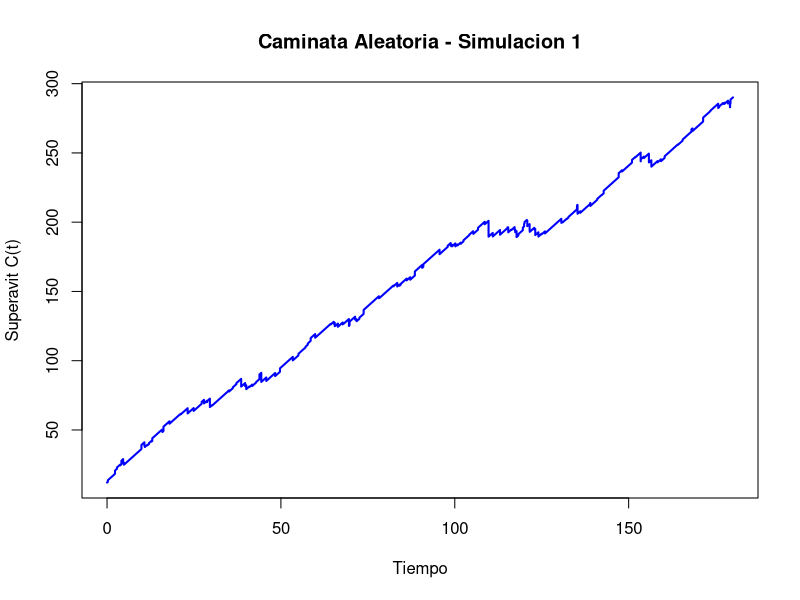
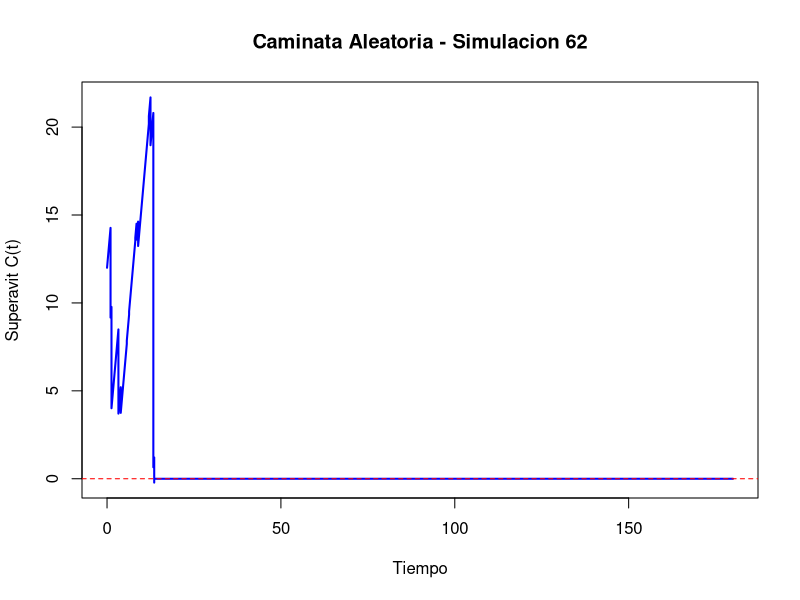

Write R code to recreate these figures, in order. (Note: a time limit stopped this script after it produced the figures.)
set.seed(89)  # para reproducibilidad

### MODELO ###

# PARTE IV: Sensibilidad al horizonte temporal
# 15 anios

## Parametros generales del modelo
u <- 12 # capital inicial
c <- 2.25 # tasa de ingreso de primas por unidad de tiempo
Tmax <- 180 # tiempo total a simular
nsim <- 10000 # Numero de simulaciones para Monte Carlo

## Parametros de frecuencia
# Parametros de la distribucion de arribos de siniestros (Exponencial)
lambda <- 0.6
# Parametros de la distribucion de arribos de inyecciones (Exponencial)
lambda_2 <- 0.3

## Parametros de tamano
# Parametros de la distribucion de tamanos de siniestros (Exponencial)
lambda_3 <- 0.5
# Parametros de la distribucion de tamanos de inyecciones (Gamma)
alpha <- 2
sigma <- 0.6

### Monte Carlo ###

## Condiciones iniciales
contador_ruinas <- 0 # Contador de ruinas
contador_no_ruinas <- 0 # Contador de no-ruinas
tiempos_ruina <- numeric() # Tiempos de ruinas
utilidades <- numeric(nsim) # Utilidades
graficado_ruina <- FALSE
graficado_no_ruina <- FALSE

## Simulaciones
for (i in 1:nsim) {
  
  ## Tiempos de arribo de los siniestros
  arribos_brutos_sin <- cumsum(rexp(n = Tmax * lambda * 2, rate = lambda))
  if (tail(arribos_brutos_sin, 1) < Tmax) {
    warning("No se generaron suficientes eventos para cubrir hasta Tmax. Aumentar n.")
  }
  arribos_sin <- arribos_brutos_sin[arribos_brutos_sin <= Tmax]
  n_sin <- length(arribos_sin)
  
  ## Tiempos de arribo de las inyecciones
  arribos_brutos_iny <- cumsum(rexp(n = Tmax * lambda_2 * 2, rate = lambda_2))
  if (tail(arribos_brutos_iny, 1) < Tmax) {
    warning("No se generaron suficientes eventos para cubrir hasta Tmax. Aumentar n.")
  }
  arribos_iny <- arribos_brutos_iny[arribos_brutos_iny <= Tmax]
  n_iny <- length(arribos_iny)
  
  ## Tamanos de los siniestros
  siniestros <- rexp(n_sin, rate = lambda_3)
  
  ## Tamanos de las inyecciones
  inyecciones <- rgamma(n_iny, shape = alpha, scale = sigma)
  
  ### PROCESO DE SUPERAVIT ###
  
  ## Malla temporal
  malla_temp <- seq(0, Tmax, by = 0.001)
  Ct <- numeric(length(malla_temp))
  sin_index <- 1
  acumulados_sin <- 0
  iny_index <- 1
  acumulados_iny <- 0
  ruina_ocurrida <- FALSE
  tiempo_ruina <- NA
  
  for (j in seq_along(malla_temp)) {
    t <- malla_temp[j]
    
    ## Suma siniestros que ya ocurrieron hasta t
    while (sin_index <= n_sin && arribos_sin[sin_index] <= t) {
      acumulados_sin <- acumulados_sin + siniestros[sin_index]
      sin_index <- sin_index + 1
    }
    
    ## Suma inyecciones que ya ocurrieron hasta t
    while (iny_index <= n_iny && arribos_iny[iny_index] <= t) {
      acumulados_iny <- acumulados_iny + inyecciones[iny_index]
      iny_index <- iny_index + 1
    }
    
    ## Calculamos el superavit
    Ct[j] <- u + c * t - acumulados_sin + acumulados_iny
    
    ## Verificamos si hubo ruina
    if (!ruina_ocurrida && Ct[j] < 0) {
      ruina_ocurrida <- TRUE
      tiempo_ruina <- t
      break  # podemos salir del bucle si ya hay ruina
    }
  }
  
  ## Calculamos las utilidades (si hubo)
  t_final <- if (ruina_ocurrida) tiempo_ruina else Tmax # Tiempo final efectivo
  prima_total <- c * t_final # Prima acumulada hasta ese momento
  utilidades[i] <- prima_total - acumulados_sin # Utilidad (no incluye inyecciones, solo primas - siniestros)
  
  ## Almacenamos los datos de ruina (si hubo) o no-ruina
  if (ruina_ocurrida) {
    contador_ruinas <- contador_ruinas + 1
    tiempos_ruina <- c(tiempos_ruina, tiempo_ruina)
  }
  if (!ruina_ocurrida) {
    contador_no_ruinas <- contador_no_ruinas + 1
  }
  
  ## Graficamos la primera no-ruina
  if (!ruina_ocurrida && !graficado_no_ruina) {
    plot(malla_temp, Ct, type = "l", lwd = 2, col = "blue",
         xlab = "Tiempo", ylab = "Superavit C(t)",
         main = paste0("Caminata Aleatoria - Simulacion ", i))
    abline(h = 0, col = "red", lty = 2)
    graficado_no_ruina <- TRUE
  }
  
  ## Graficamos la primera ruina
  if (ruina_ocurrida && !graficado_ruina) {
    plot(malla_temp, Ct, type = "l", lwd = 2, col = "blue",
         xlab = "Tiempo", ylab = "Superavit C(t)",
         main = paste0("Caminata Aleatoria - Simulacion ", i))
    abline(h = 0, col = "red", lty = 2)
    graficado_ruina <- TRUE
  }
}

### Resultados ###

## Calculamos los resultados de las simulaciones Monte Carlo
prob_ruina <- contador_ruinas / nsim
tiempo_prom_ruina <- ifelse(length(tiempos_ruina) > 0, mean(tiempos_ruina), NA)

## Calculamos el Intervalo de confianza
z <- 1.96  # valor z para 95%
se <- sqrt(prob_ruina * (1 - prob_ruina) / nsim)  # error estandar
ic_inf <- prob_ruina - z * se
ic_sup <- prob_ruina + z * se
# Nota: 90% z = 1.645, 95% z = 1.96, 99% z = 2.576

### Resumen ###

## Cuadro Resumen
cat("Probabilidad estimada de ruina:", round(prob_ruina, 4), "\n")
cat("Intervalo de confianza al 95%: [", round(ic_inf, 4), ",", round(ic_sup, 4), "]\n")
cat("Tiempo promedio hasta la ruina (condicionado):", round(tiempo_prom_ruina, 4), "\n")
cat("Utilidad promedio:", round(mean(utilidades), 4), "\n")

## Graficas Resumen
if (length(tiempos_ruina) > 0) {
  hist(tiempos_ruina, breaks = 50, col = "lightblue",
       main = "Distribucion de los tiempos de ruina",
       xlab = "Tiempo de ruina", ylab = "Frecuencia")
}

hist(utilidades, breaks = 50, col = "lightgreen",
     main = "Distribucion de la utilidad (prima - siniestros)",
     xlab = "Utilidad", ylab = "Frecuencia")
